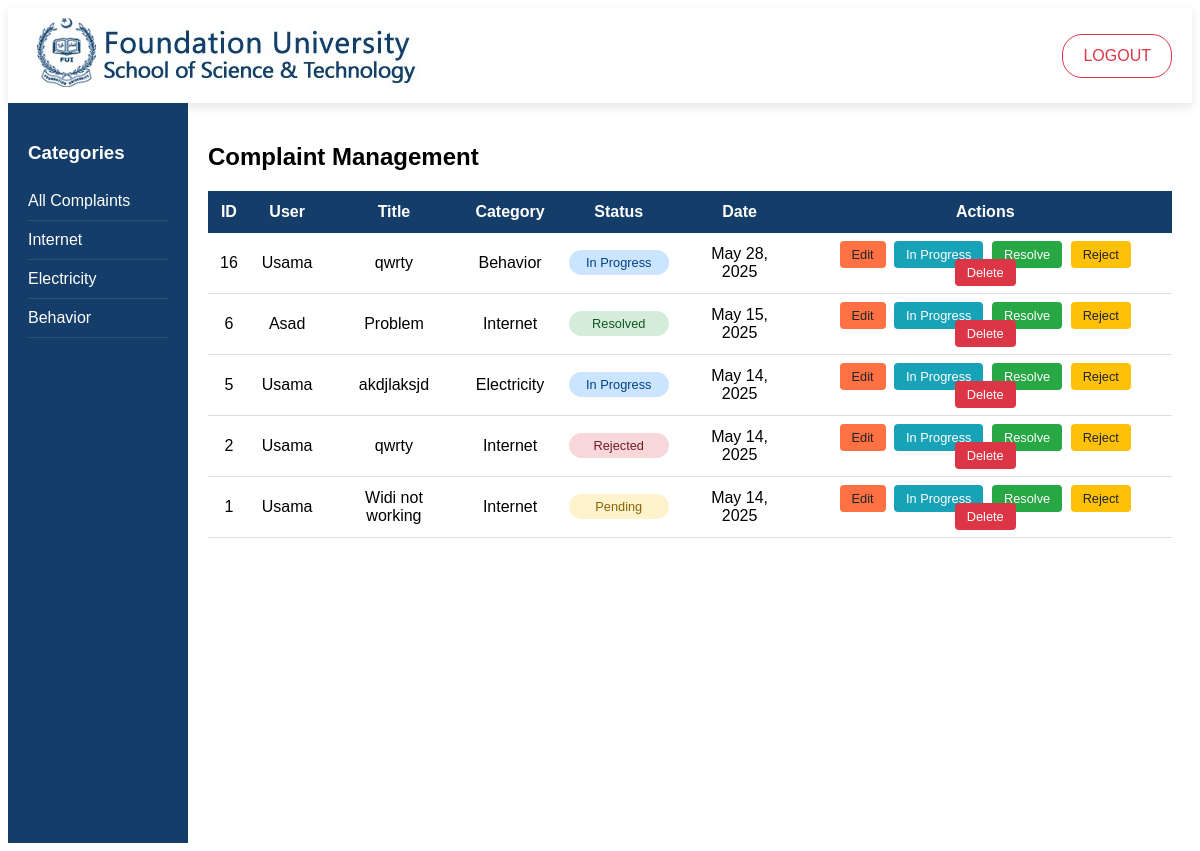
The page /admin/admin_dashboard.php (signed in) on the database its author committed.
### tables this page shows
CREATE TABLE `complaints` (
  `complaint_id` int(11) NOT NULL,
  `user_id` int(11) NOT NULL,
  `category` enum('academic','administrative','facilities','internet','behavior','electricity','other') NOT NULL,
  `location` varchar(100) NOT NULL,
  `title` varchar(200) NOT NULL,
  `description` text NOT NULL,
  `attachment_path` varchar(255) DEFAULT NULL,
  `priority` enum('low','medium','high') DEFAULT 'medium',
  `mobile` varchar(20) NOT NULL,
  `incident_date` date DEFAULT NULL,
  `gender` enum('male','female','other') NOT NULL,
  `status` enum('pending','in_progress','resolved','rejected') DEFAULT 'pending',
  `created_at` timestamp NOT NULL DEFAULT current_timestamp(),
  `updated_at` timestamp NOT NULL DEFAULT current_timestamp() ON UPDATE current_timestamp()
);

CREATE TABLE `users` (
  `id` int(11) NOT NULL,
  `name` varchar(255) NOT NULL,
  `username` varchar(100) NOT NULL,
  `password` varchar(255) NOT NULL,
  `user_type` enum('student','employee','admin') NOT NULL,
  `gender` enum('male','female') DEFAULT NULL
);

### admin/admin_dashboard.php (the view, shortened to what this page needs)
<?php
require_once '../includes/db_connection.php';
$result = $conn->query("
    SELECT c.*, u.name as user_name
    FROM complaints c
    JOIN users u ON c.user_id = u.id
    ORDER BY c.created_at DESC
");
$categories = $conn->query("SELECT DISTINCT category FROM complaints")->fetch_all(MYSQLI_ASSOC);
?>
<!DOCTYPE html>
<html lang="en">
<head>
    <link rel="stylesheet" href="../assets/css/project.css">
</head>
<body>
 <nav class="navbar">
        <div class="navbar_logo">
            <img src="../assets/img/FUSST_Logo.jpg" alt="FUSST Logo" onclick="window.location.href='admin_logout.php'">
        </div>
        <div class="navbar-links">
                <button class="logout-btn" onclick="window.location.href='./admin_logout.php'">
                    <i class="fas fa-sign-out-alt"></i> LOGOUT
                </button>
        </div>
    </nav>
    <div class="dashboard-wrapper">
        <div class="sidebar">
            <h3>Categories</h3>
            <ul class="sidebar-menu">
                <li><a href="admin_dashboard.php">All Complaints</a></li>
                <?php foreach ($categories as $category): ?>
                    <li><a href="admin_dashboard.php?category=<?= urlencode($category['category']) ?>">
                        <?= ucfirst($category['category']) ?>
                    </a></li>
                <?php endforeach; ?>
            </ul>
        </div>
        <div class="main-content">
            <h2>Complaint Management</h2>
            <table class="complaints-table">
                <thead>
                    <tr>
                        <th>ID</th><th>User</th><th>Title</th><th>Category</th><th>Status</th><th>Date</th><th>Actions</th>
                    </tr>
                </thead>
                <tbody>
                    <?php while ($row = $result->fetch_assoc()):
                    ?>
                    <tr>
                        <td><?= $row['complaint_id'] ?></td>
                        <td><?= htmlspecialchars($row['user_name']) ?></td>
                        <td><?= htmlspecialchars($row['title']) ?></td>
                        <td><?= ucfirst($row['category']) ?></td>
                        <td><span class="status-badge status-<?= $row['status'] ?>">
                            <?= ucwords(str_replace('_', ' ', $row['status'])) ?>
                        </span></td>
                        <td><?= date('M d, Y', strtotime($row['created_at'])) ?></td>
                        <td>
                <a class="action-btn edit-btn" href="update_complaint.php?id=<?= $row['complaint_id'] ?>">Edit</a>
                            <a class="action-btn in-progress-btn" href="update_status.php?id=<?= $row['complaint_id'] ?>&status=in_progress">In Progress</a>
                            <a class="action-btn resolve-btn" href="update_status.php?id=<?= $row['complaint_id'] ?>&status=resolved">Resolve</a>
                            <a class="action-btn reject-btn" href="update_status.php?id=<?= $row['complaint_id'] ?>&status=rejected">Reject</a>
                            <a class="action-btn delete-btn" href="delete_complaint.php?id=<?= $row['complaint_id'] ?>" onclick="return confirm('Delete complaint #<?= $row['complaint_id'] ?>?')">Delete</a>
                        </td>
                    </tr>
                    <?php endwhile; ?>
                </tbody>
            </table>
        </div>
    </div>
</body>
</html>

### assets/css/project.css (style rules this page uses)
* { font-family: Arial; }
.navbar { display: flex; align-items: center; justify-content: space-between; padding : 9px 20px; box-shadow: 0 4px 10px rgba(0,0,0,0.1); }
.logout-btn { background-color: transparent; border: 1px solid #dc3545; color: #dc3545; padding: 12px 20px; font-size: 16px; border-radius: 20px; cursor: pointer; transition: all 0.3s ease; margin-left: 15px; }
.navbar_logo img { cursor: pointer; transition: transform 0.2s ease; }
.status-pending { color: orange; }
.status-in_progress { color: blue; }
.status-resolved { color: green; }
.status-rejected { color: red; }

### admin/admin_dashboard.php (style rules this page uses)
.dashboard-wrapper { display: flex; min-height: calc(100vh - 60px); }
.sidebar { width: 140px; background: #153d69; color: white; padding: 20px; }
.sidebar-menu { list-style: none; padding: 0; }
.sidebar-menu li { padding: 10px 0; border-bottom: 1px solid rgba(255,255,255,0.1); }
.sidebar-menu a { color: white; text-decoration: none; display: block; }
.main-content { flex: 1; padding: 20px; }
.complaints-table { width: 100%; border-collapse: collapse; margin-top: 20px; }
.complaints-table th { background-color: #153d69; color: white; padding: 12px; }
.complaints-table td { padding: 12px; border-bottom: 1px solid #ddd; text-align: center; }
.status-badge { padding: 5px 10px; border-radius: 20px; font-size: 0.8em; display: inline-block; min-width: 80px; text-align: center; }
.status-pending { background-color: #fff3cd; color: #856404; }
.status-in_progress { background-color: #cce5ff; color: #004085; }
.status-resolved { background-color: #d4edda; color: #155724; }
.status-rejected { background-color: #f8d7da; color: #721c24; }
.action-btn { padding: 6px 12px; margin: 0 2px; border: none; border-radius: 4px; cursor: pointer; font-size: 0.8em; transition: all 0.2s; text-decoration: none; }
.in-progress-btn { background-color: #17a2b8; color: white; }
.resolve-btn { background-color: #28a745; color: white; }
.reject-btn { background-color: #ffc107; color: #212529; }
.delete-btn { background-color: #dc3545; color: white; }
.edit-btn { background-color: #ff7043; color: #212529; }

### rows shown on the page
complaints: complaint_id "16", user.name "Usama", title "qwrty", category "Behavior", status "In Progress", created_at "May 28, 2025"
complaints: complaint_id "6", user.name "Asad", title "Problem", category "Internet", status "Resolved", created_at "May 15, 2025"
complaints: complaint_id "5", user.name "Usama", title "akdjlaksjd", category "Electricity", status "In Progress", created_at "May 14, 2025"
complaints: complaint_id "2", user.name "Usama", title "qwrty", category "Internet", status "Rejected", created_at "May 14, 2025"
complaints: complaint_id "1", user.name "Usama", title "Widi not working", category "Internet", status "Pending", created_at "May 14, 2025"

### other values the page prints
$category['category'] "Internet"
$category['category'] "Electricity"
$category['category'] "Behavior"
